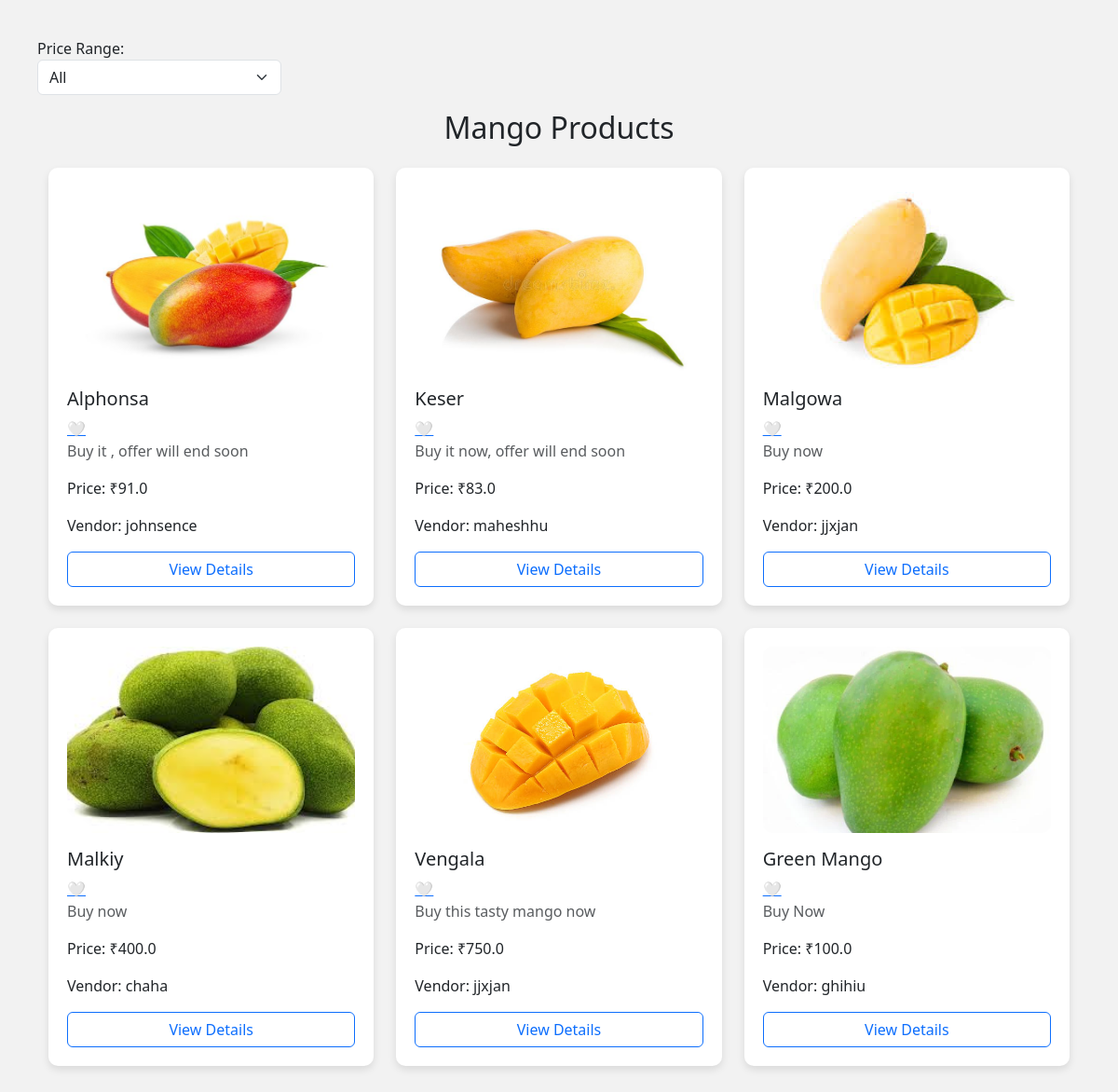
/collections/12/, run on the app's committed database.
### app/models.py (models this page shows, shortened)
class Catagory(models.Model):  # (you can rename to Category if needed)
    name = models.CharField(max_length=150)
    image = models.ImageField(upload_to=getFileName, null=True, blank=True)
    description = models.TextField(max_length=500)
    status = models.BooleanField(default=False, help_text="0-show,1-Hidden")
    created_at = models.DateTimeField(auto_now_add=True)

class Products(models.Model):
    catagory = models.ForeignKey(Catagory, on_delete=models.CASCADE)
    name = models.CharField(max_length=150)
    vendor = models.CharField(max_length=150)
    product_image = models.ImageField(upload_to=getFileName, null=True, blank=True)
    quantity = models.IntegerField()
    original_price = models.FloatField()
    selling_price = models.FloatField()
    description = models.TextField(max_length=500)
    status = models.BooleanField(default=False, help_text="0-show,1-Hidden")
    trending = models.BooleanField(default=False, help_text="0-default,1-Trending")
    created_at = models.DateTimeField(auto_now_add=True)

### app/views.py (the view)
# urls.py: path('collections/<int:cid>/', views.collection_products, name="collection_products"),
def collection_products(request, cid):
    catagory = get_object_or_404(Catagory, id=cid, status=0)
    products = Products.objects.filter(catagory=catagory, status=0)
    sort_by = request.GET.get('sort')
    if sort_by == 'low_to_high':
        products = products.order_by('selling_price')
    elif sort_by == 'high_to_low':
        products = products.order_by('-selling_price')
    price_filter = request.GET.get('price')
    if price_filter == 'below_100':
        products = products.filter(selling_price__lt=100)
    elif price_filter == '100_500':
        products = products.filter(selling_price__gte=100, selling_price__lte=500)
    elif price_filter == 'above_1000':
        products = products.filter(selling_price__gt=1000)
    wishlist = request.session.get('wishlist', [])
    context = {
        "catagory": catagory,
        "products": products,
        "wishlist": wishlist,
        "sort_by": sort_by,
        "price_filter": price_filter,
    }
    return render(request, "products_by_catagory.html", context)

### app/templates/products_by_catagory.html (shortened to what this page needs)
<!DOCTYPE html>
{% load static %}
<html lang="en">
<head>
    <link href="https://cdn.jsdelivr.net/npm/bootstrap@5.3.3/dist/css/bootstrap.min.css" rel="stylesheet">
</head>
<body>
        <form method="get" class="mb-3 row">
    <div class="col-md-3">
        <label>Price Range:</label>
        <select name="price" onchange="this.form.submit()" class="form-select">
            <option value="">All</option>
        </select>
    </div>
</form>
<div class="container">
    <h2 class="text-center mb-4">{{ catagory.name }} Products</h2>
    <div class="row">
        {% for product in products %}
        <div class="col-md-4 mb-4">
            <div class="product-card">
                <img src="{{ product.product_image.url }}" alt="{{ product.name }}" class="product-img mb-3">
                <h5>{{ product.name }}</h5>
                <a href="#" class="wishlist-btn" data-id="{{ product.id }}">
        {% if product.id in wishlist %}
            <span id="heart-{{ product.id }}" class="text-danger">❤️</span>
        {% else %}
            <span id="heart-{{ product.id }}" class="text-muted">🤍</span>
        {% endif %}
    </a>
                <p class="text-muted">{{ product.description|truncatewords:20 }}</p>
                <p>Price: ₹{{ product.selling_price }}</p>
                <p>Vendor: {{ product.vendor }}</p>
                <a href="{% url 'product_detail' product.id %}" class="btn btn-outline-primary w-100">View Details</a>
            </div>
        </div>
        {% empty %}
        <p class="text-muted text-center">No products in this category yet.</p>
        {% endfor %}
    </div>
</div>
</body>
</html>

### app/templates/products_by_catagory.html (style rules this page uses)
body { background-color: #f2f2f2; padding: 40px; }
.product-card { background: #fff; border-radius: 10px; padding: 20px; box-shadow: 0 4px 8px rgba(0,0,0,0.1); transition: 0.3s; }
.product-img { width: 100%; height: 200px; object-fit: cover; border-radius: 10px; }

### data on the page
Catagory: name "Mango"
Products: product_image (picture), name "Alphonsa", description "Buy it , offer will end soon", selling_price "91.0", vendor "johnsence"
Products: product_image (picture), name "Keser", description "Buy it now, offer will end soon", selling_price "83.0", vendor "maheshhu"
Products: product_image (picture), name "Malgowa", description "Buy now", selling_price "200.0", vendor "jjxjan"
Products: product_image (picture), name "Malkiy", description "Buy now", selling_price "400.0", vendor "chaha"
Products: product_image (picture), name "Vengala", description "Buy this tasty mango now", selling_price "750.0", vendor "jjxjan"
Products: product_image (picture), name "Green Mango", description "Buy Now", selling_price "100.0", vendor "ghihiu"
